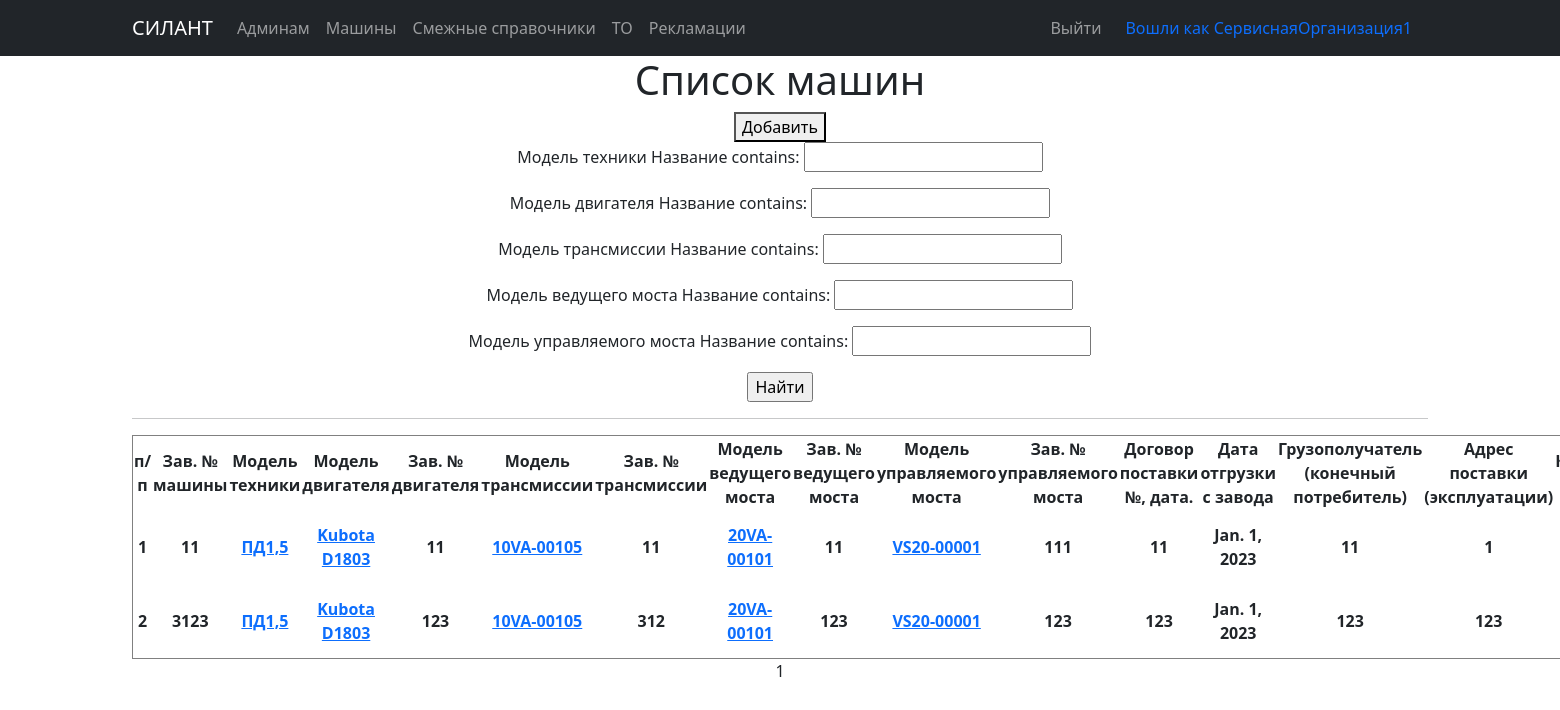
Screenshot of /cars/ (signed in) with the database file from the repository.
### silant/models.py (models this page shows, shortened)
class Car(models.Model):
    serial_number = models.TextField(max_length=30, unique=True, db_index=True, verbose_name='Зав. № машины')
    technique_model = models.ForeignKey(Technique_model, on_delete=models.CASCADE, db_index=True, verbose_name='Модель техники')
    engine_model = models.ForeignKey(Engine_model, on_delete=models.CASCADE, db_index=True, verbose_name='Модель двигателя')
    engine_number = models.TextField(max_length=30, verbose_name='Зав. № двигателя')
    transmission_model = models.ForeignKey(Transmission_model, on_delete=models.CASCADE, db_index=True, verbose_name='Модель трансмиссии')
    transmission_number = models.TextField(max_length=50, verbose_name='Зав. № трансмиссии')
    drive_axle_model = models.ForeignKey(Drive_axle_model, on_delete=models.CASCADE, db_index=True, verbose_name='Модель ведущего моста')
    drive_axle_number = models.TextField(max_length=50, verbose_name='Зав. № ведущего моста')
    steerable_axle_model = models.ForeignKey(Steerable_axle_model, on_delete=models.CASCADE, db_index=True, verbose_name='Модель управляемого моста')
    steerable_axle_number = models.TextField(max_length=50, verbose_name='Зав. № управляемого моста')
    supply_contract = models.TextField(max_length=50, blank=True, verbose_name='Договор поставки №, дата.')
    shipping_date = models.DateField(db_index=True, verbose_name='Дата отгрузки с завода')
    consignee = models.TextField(max_length=50, blank=True, verbose_name='Грузополучатель (конечный потребитель)')
    delivery_address = models.TextField(max_length=150, blank=True, verbose_name='Адрес поставки (эксплуатации)')
    equipment = models.TextField(max_length=150, blank=True, verbose_name='Комплектация (доп. опции)')
    client = models.ForeignKey(User, on_delete=models.CASCADE, null=True, blank=True, verbose_name='Клиент')
    service_company = models.ForeignKey(Service_company, on_delete=models.CASCADE, blank=True, verbose_name='Сервисная организация')
    class Meta:
        verbose_name = 'Машины'
        verbose_name_plural = 'Машины'
        ordering = ['shipping_date']
        permissions = ( #Право для просмотра списка машин других пользователей
            ('view_car_noclient', 'Can view no client'),
        )

class Base_dictionary(models.Model):
    name = models.TextField(unique=True, verbose_name='Название')
    description = models.TextField(blank=True, verbose_name='Описание')
    class Meta:
        abstract = True
    def __str__(self):
        return f'{self.name}'

class Technique_model(Base_dictionary):
    class Meta:
        verbose_name = 'Модель техники'
        verbose_name_plural = 'Модели техники'

class Engine_model(Base_dictionary):
    class Meta:
        verbose_name = 'Модель двигателя'
        verbose_name_plural = 'Модели двигателя'

class Transmission_model(Base_dictionary):
    class Meta:
        verbose_name = 'Модель трансмиссии'
        verbose_name_plural = 'Модели трансмиссии'

class Drive_axle_model(Base_dictionary):
    class Meta:
        verbose_name = 'Модель ведущего моста'
        verbose_name_plural = 'Модели ведущего моста'

class Steerable_axle_model(Base_dictionary):
    class Meta:
        verbose_name = 'Модель управляемого моста'
        verbose_name_plural = 'Модели управляемого моста'

### silant/views.py (the view)
# urls.py: path('', CarList.as_view()),
class CarList(ListView): #Общий список машин
    model = Car
    ordering = 'shipping_date'
    template_name = 'cars.html'
    context_object_name = 'cars'
    paginate_by = 10
    def get_queryset(self):
        queryset = super().get_queryset()
        if self.request.user.is_authenticated:
            if self.request.user.has_perm('silant.view_car_noclient') == False: # авторизованный пользователь не имеет право просмотра всех записей машин
                queryset = Car.objects.filter(client=self.request.user)
            self.filterset = CarFilter(self.request.GET, queryset)
        else:
            if not bool(self.request.GET):
                queryset = Car.objects.none()
            self.filterset = CarFilterNoAut(self.request.GET, queryset)
        return self.filterset.qs
    def get_context_data(self, **kwargs):
        context = super().get_context_data(**kwargs)
        context['filterset'] = self.filterset
        return context

### templates/Cars.html (shortened to what this page needs)
{% extends 'flatpages/default.html' %}
{% block content %}
    <h1>Список машин</h1>
    {% if user.is_authenticated %}
        <button onclick=location.href="/cars/create"> Добавить</button>
    {% endif %}
    <form action="" method="get">
            {{ filterset.form.as_p }}
            <input type="submit" value="Найти" />
        </form>
    <hr>
    {% if cars %}
        <table border="1" style="text-align:center">
           <tr>
                <td><b>п/п</b></td>
                <td><b>Зав. № машины</b></td>
                <td><b>Модель техники</b></td>
                <td><b>Модель двигателя</b></td>
                <td><b>Зав. № двигателя</b></td>
                <td><b>Модель трансмиссии</b></td>
                <td><b>Зав. № трансмиссии</b></td>
                <td><b>Модель ведущего моста</b></td>
                <td><b>Зав. № ведущего моста</b></td>
                <td><b>Модель управляемого моста</b></td>
                <td><b>Зав. № управляемого моста</b></td>
                {% if user.is_authenticated %}
                    <td><b>Договор поставки №, дата.</b></td>
                    <td><b>Дата отгрузки с завода</b></td>
                    <td><b>Грузополучатель (конечный потребитель)</b></td>
                    <td><b>Адрес поставки (эксплуатации)</b></td>
                    <td><b>Комплектация (доп. опции)</b></td>
                {% endif %}
           </tr>
           {% for car in cars %}
           <tr>
                <td><b>{{ car.id }}</b></td>
                <td><b>{{ car.serial_number }}</b></td>
                <td><b><a href="dictionary/techniqueModel/{{car.technique_model.id}}/">{{ car.technique_model }}</a></b></td>
                <td><b><a href="dictionary/engineModel/{{car.engine_model.id}}/">{{ car.engine_model }}</a></b></td>
                <td><b>{{ car.engine_number }}</b></td>
                <td><b><a href="dictionary/transmissionModel/{{car.transmission_model.id}}/">{{ car.transmission_model }}</a></b></td>
                <td><b>{{ car.transmission_number }}</b></td>
                <td><b><a href="dictionary/driveAxleModel/{{car.drive_axle_model.id}}/">{{ car.drive_axle_model }}</a></b></td>
                <td><b>{{ car.drive_axle_number }}</b></td>
                <td><b><a href="dictionary/steerableAxleModel/{{car.steerable_axle_model.id}}/">{{ car.steerable_axle_model }}</a></b></td>
                <td><b>{{ car.steerable_axle_number }}</b></td>
                {% if user.is_authenticated %}
                    <td><b>{{ car.supply_contract }}</b></td>
                    <td><b>{{ car.shipping_date }}</b></td>
                    <td><b>{{ car.consignee }}</b></td>
                    <td><b>{{ car.delivery_address }}</b></td>
                    <td><b>{{ car.equipment }}</b></td>
                {% endif %}
           </tr>
           {% endfor %}
        </table>
    {% else %}
        <h2>машин нет!</h2>
    {% endif %}
    {{ page_obj.number }}
{% endblock content %}

### templates/flatpages/default.html (shortened to what this page needs)
<!DOCTYPE html>
{% load static %}
<html lang="ru">
    <head>
        <link href="{% static 'css/styles.css' %}" rel="stylesheet" />
    </head>
    <body>
        <nav class="navbar navbar-expand-lg navbar-dark bg-dark static-top">
            <div class="container">
                <a class="navbar-brand" href="/">СИЛАНТ</a>
                <div class="collapse navbar-collapse" id="navbarResponsive">
                    <ul class="navbar-nav ml-auto">
                        <li class="nav-item">
                            <a class="nav-link" href="/admin/">Админам</a>
                        </li>
                        <li class="nav-item">
                            <a class="nav-link" href="/cars/">Машины</a>
                        </li>
                        {% if user.is_authenticated %}
                            <li class="nav-item">
                                <a class="nav-link" href="/cars/dictionaries/">Смежные справочники</a>
                            </li>
                            <li class="nav-item">
                                <a class="nav-link" href="/cars/maintenances/">ТО</a>
                            </li>
                            <li class="nav-item">
                                <a class="nav-link" href="/cars/complaints/">Рекламации</a>
                            </li>
                        {% endif %}
                    </ul>
                    {% if user.is_authenticated %}
                        <ul class="navbar-nav ms-auto">
                            <li class="nav-item">
                                <a class="nav-link" href="/accounts/logout/">Выйти</a>
                            </li>
                        </ul>
                        <a class="nav-link" href="/accounts/email/">Вошли как {{request.user.username}}</a>
                    {% else %}
                        <ul class="navbar-nav ms-auto">
                            <li class="nav-item">
                                <a class="nav-link" href="/accounts/login/">Войти</a>
                            </li>
                        </ul>
                    {% endif %}
                </div>
            </div>
        </nav>
        <div class="container">
           <div class="row">
               <div class="col-lg-12 text-center">
                   {% block content %}{% endblock content %}
               </div>
           </div>
</div>
    </body>
</html>

### rows the page displays
Car: id "1", serial_number "11", technique_model "ПД1,5", engine_model "Kubota D1803", engine_number "11", transmission_model "10VA-00105", transmission_number "11", drive_axle_model "20VA-00101", drive_axle_number "11", steerable_axle_model "VS20-00001", steerable_axle_number "111", supply_contract "11", shipping_date "Jan. 1, 2023", consignee "11", delivery_address "1"
Car: id "2", serial_number "3123", technique_model "ПД1,5", engine_model "Kubota D1803", engine_number "123", transmission_model "10VA-00105", transmission_number "312", drive_axle_model "20VA-00101", drive_axle_number "123", steerable_axle_model "VS20-00001", steerable_axle_number "123", supply_contract "123", shipping_date "Jan. 1, 2023", consignee "123", delivery_address "123"

### other values shown
{{ request.user.username }} "СервиснаяОрганизация1"
{{ page_obj.number }} "1"
